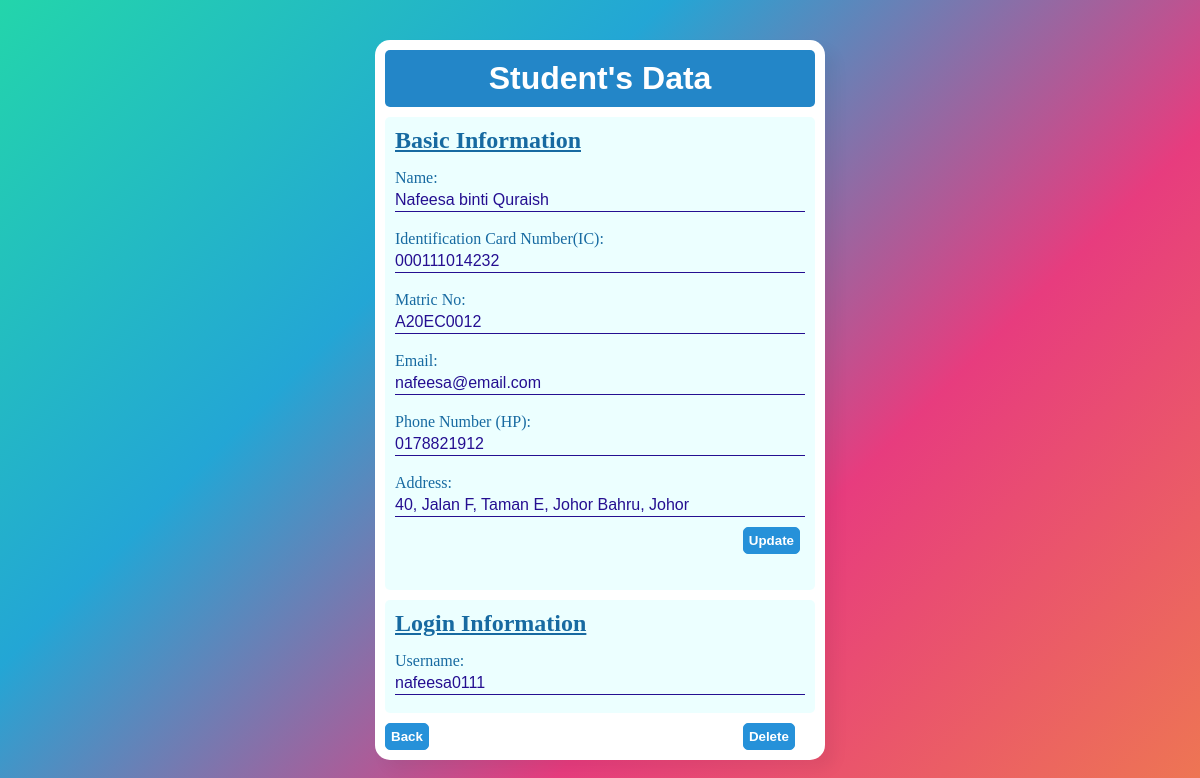
Screenshot of /view_student.php?id=A20EC0012 (signed in) with the database file from the repository.
### tables this page shows
CREATE TABLE `student` (
  `stud_matric_no` varchar(10) NOT NULL,
  `stud_ic` varchar(20) NOT NULL,
  `stud_name` varchar(50) NOT NULL,
  `stud_address` varchar(100) NOT NULL,
  `stud_phone` varchar(20) NOT NULL,
  `stud_email` varchar(30) NOT NULL,
  `stud_username` varchar(20) NOT NULL
);

### view_student.php (the view, shortened to what this page needs)
<?php
	$ID = $_GET['id'];
	require ("config.php");
	$sql="SELECT * FROM student WHERE stud_matric_no='$ID'";
	$result = mysqli_query($conn, $sql);
	$rows=mysqli_fetch_assoc($result);
    if ($_SESSION["LEVEL"] == 1) {
?>
	<html>
	<head>
		<link rel="stylesheet" href="form_view.css">
	<head>
	<body>
    <div class = "form">
        <form class = "input_form" id = "form" method = "post" action="update_student.php?id=<?php echo $ID;?>" name="studform">
			<h1>Student's Data</h1>
			<div class="basic_information">
				<h2>Basic Information</h2>
				<label for="stud_name">Name: </label>
				<input type="text" id="stud_name" name="stud_name" value="<?php echo $rows['stud_name'] ?>" maxlength="50" readonly><br><br>
				<label for="stud_ic">Identification Card Number(IC): </label>
				<input type="text" id="stud_ic" name="stud_ic" value="<?php echo $rows['stud_ic'] ?>" maxlength="20" readonly><br><br>
				<label for="stud_matric_no">Matric No: </label>
				<input type="text" id="stud_matric_no" name="stud_matric_no" value="<?php echo $rows['stud_matric_no'] ?>" maxlength="10" readonly><br><br>
				<label for="stud_email">Email: </label>
				<input type="text" id="stud_email" name="stud_email" size="30" value="<?php echo $rows['stud_email'] ?>" maxlength="30" readonly><br><br>
				<label for="stud_phone">Phone Number (HP): </label>
				<input type="text" id="stud_phone" name="stud_phone" value="<?php echo $rows['stud_phone'] ?>" maxlength="20" readonly><br><br>
				<label for="stud_address">Address: </label>
				<input type="text" id="stud_address" name="stud_address" value="<?php echo $rows['stud_address'] ?>" maxlength="100" readonly><br>
				<div class="button_group" id ="button_group">
					<button id="dynamicButton" type="button" onclick="allowUpdateData()">Update</button>
				</div>
				<br/><br/>
			</div>
			<div class = "login_information">
				<h2>Login Information</h2>
				<label for="username">Username: </label>
				<input type="text" id="username" name="username" value="<?php echo $rows['stud_username'] ?>" readonly><br><br>
			</div>
			<div class = "button_group">
				<a href="view_student_list.php"> <input type="button" value="Back"></a>
				<a class = "right_1" href="delete_student.php?id=<?php echo $rows['stud_matric_no']?>"> <input type="button" value="Delete" onclick="return confirm('Are you sure you want to delete this student?');"></a>
			</div>
        </form>
    </div>
</body>
</html>
  <?php
  }
  else {
    echo "<p>Wrong User Level! You are not authorized to view this page</p>";
	echo "<p><a href='main.php'>Back to main page</a></p>";
	echo "<p><a href='logout.php'>LOGOUT</a></p>";
  }
?>

### form_view.css (style rules this page uses)
* { margin: 0; padding: 0; box-sizing: border-box; font-family: Georgia (serif); }
body { margin: 0; padding: 0; background: linear-gradient(-45deg, #ee7752, #e73c7e, #23a6d5, #23d5ab); height: 100vh; overflow: hidden; }
div.form { display: flex; justify-content: center; }
div.login_information { margin-top: 10px; margin-bottom: 10px; padding: 10px; padding-bottom: 0px; border-radius: 5px; background-color: #a4fdfd36; }
div.basic_information { margin-top: 10px; margin-bottom: 10px; padding: 10px; padding-bottom: 0px; border-radius: 5px; background-color: #a4fdfd36; }
form.input_form, div.profile { position: absolute; top: 50%; left: 50%; transform: translate(-50%, -50%); background-color: white; border-radius: 15px; box-shadow: 10px 10px 15px rgba(0,0,0,0.05); padding: 10px; width: 450px; }
form.input_form > h1, div.profile > h1 { font-family:'Franklin Gothic Medium', 'Arial Narrow', Arial, sans-serif; margin: 0px; margin-bottom: 10px; text-align: center; padding: 10px; background-color: #2386c8; color: white; border-radius: 5px; pointer-events: none; }
div.login_information > h2, div.basic_information > h2 { color: #176aa1; text-decoration: underline; margin: 0px; margin-bottom: 15px; pointer-events: none; }
div.login_information label, div.basic_information label { color: #176aa1; }
div.basic_information div.button_group, div.login_information div.button_group { display: flex; justify-content: flex-end; margin-top: 10px; }
div.basic_information div.button_group button { margin-right: 5px; }
form.input_form input[type="text"], form.input_form div.login_information input[type="password"] { margin-top: 1px; border: 0px; background-color: rgba(0, 255, 255, 0); border-bottom: 1px solid #2691d9; height: 3vh; width: 100%; font-size: 1em; color: #2691d9; }
form.input_form input[type="text"][readonly], form.input_form div.login_information input[type="password"][readonly], form.input_form input[type="date"][readonly], form.input_form input[type="number"][readonly] { pointer-events: none; color: #250f91; border-bottom: 1px solid #250f91; }
div.button_group .right_1 { margin-left: 310px; }
button, input[type="button"], input[type="submit"] { padding: 5px; font-weight:bold; color: white; background-color: #2691d9; border: 1px solid #2691d9; border-radius: 5px; }

### rows the page displays
student: stud_name "Nafeesa binti Quraish", stud_ic "000111014232", stud_matric_no "A20EC0012", stud_email "nafeesa@email.com", stud_phone "0178821912", stud_address "40, Jalan F, Taman E, Johor Bahru, Johor", username "nafeesa0111"
